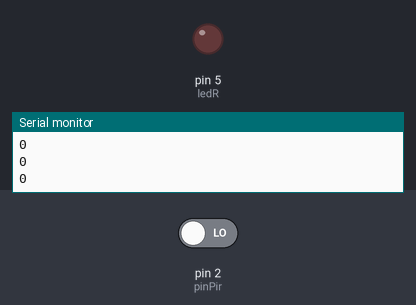
A sketch run on a simulated Arduino Uno, built with avr-gcc and run on an emulated ATmega328P. Shown: output pins drawn as LEDs (lit = HIGH), the last lines printed to the serial monitor. Dashed ring = blinking. The inputs (shaded band) are chosen by the test bench; at power-on: pin 2 (pinPir) LOW.

Above: at 2.8 s.
2.9 s: pin 2 (pinPir) driven HIGH
At 3.9 s:
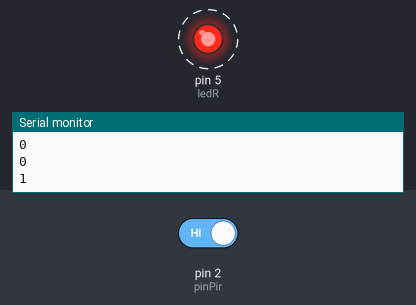
7.0 s: pin 2 (pinPir) driven LOW
At 7.9 s:
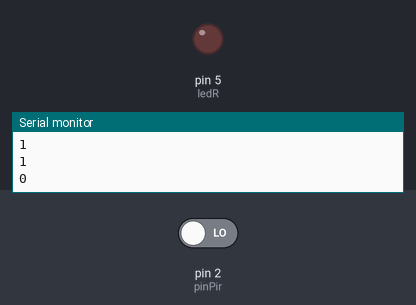
Timing chart, 0 to 10.0 s (numbered marks = the images above; inputs shaded):
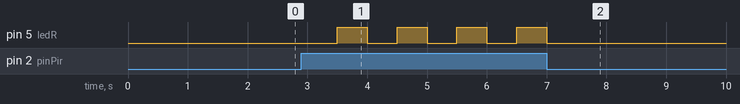

The sketch:

Ejercicio_12.ino
```cpp
#define pinPir 2
#define ledR 5
#define ledG 4
#define ledB 3
int contador = 0;

void setup()
{
  Serial.begin(9600);
  pinMode(ledR, OUTPUT);
  pinMode(pinPir, INPUT);
}

void loop()
{
  int valorPir = digitalRead(pinPir);
  digitalWrite(ledR, LOW);
  digitalWrite(ledB, LOW);
  delay(500);
  Serial.println(valorPir);
  if (valorPir == HIGH){
    digitalWrite(ledR, HIGH);
    delay(500);
  }else{
    digitalWrite(ledB, HIGH);
    delay(500);
  }
}
```

Measured:
- after the input at 2.9 s, pin 5 (ledR): alternates HIGH for 0.50 s and LOW for 0.50 s, starting after 0.60 s
- after the input at 7.0 s, pin 5 (ledR): goes on until 7.0 s, then stays LOW
